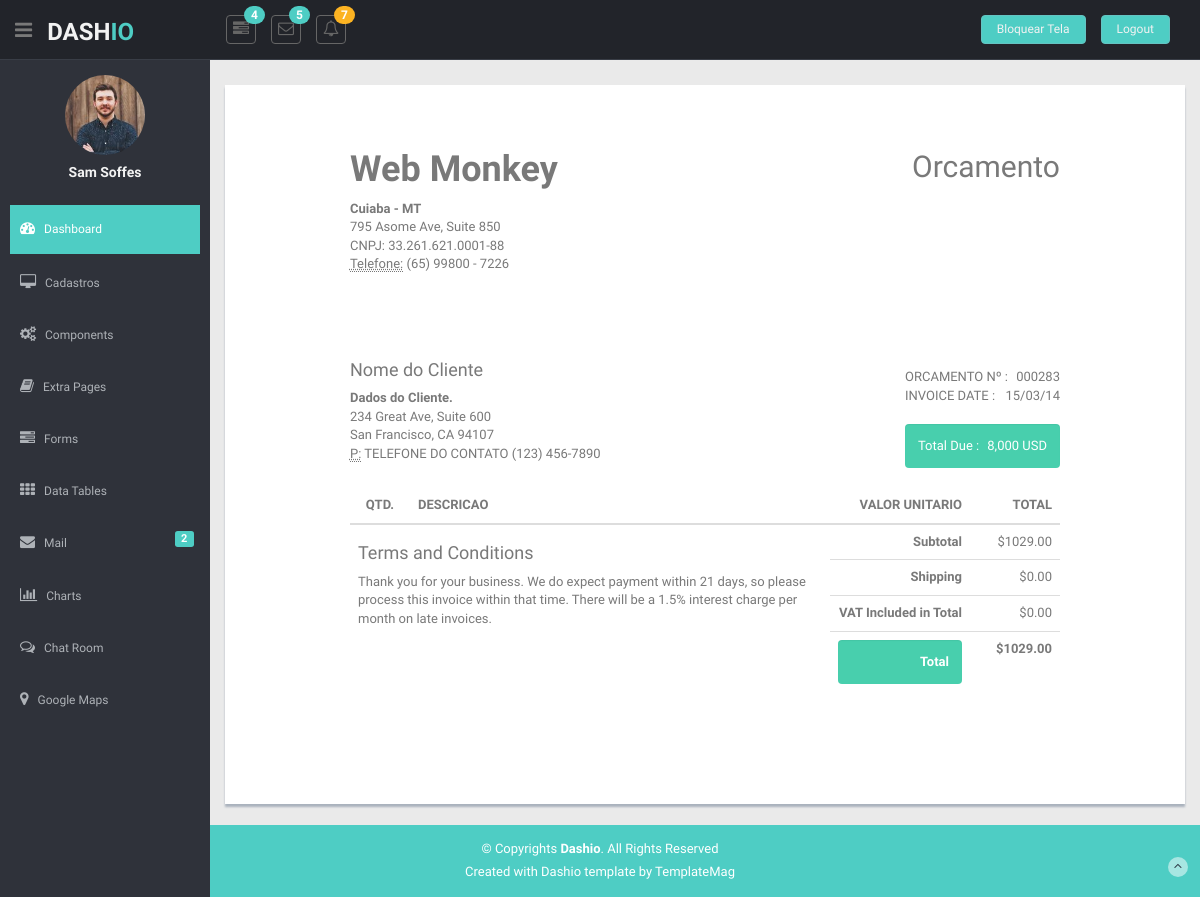
The page /cadorcamentos/ (signed in) on the database as committed earlier.
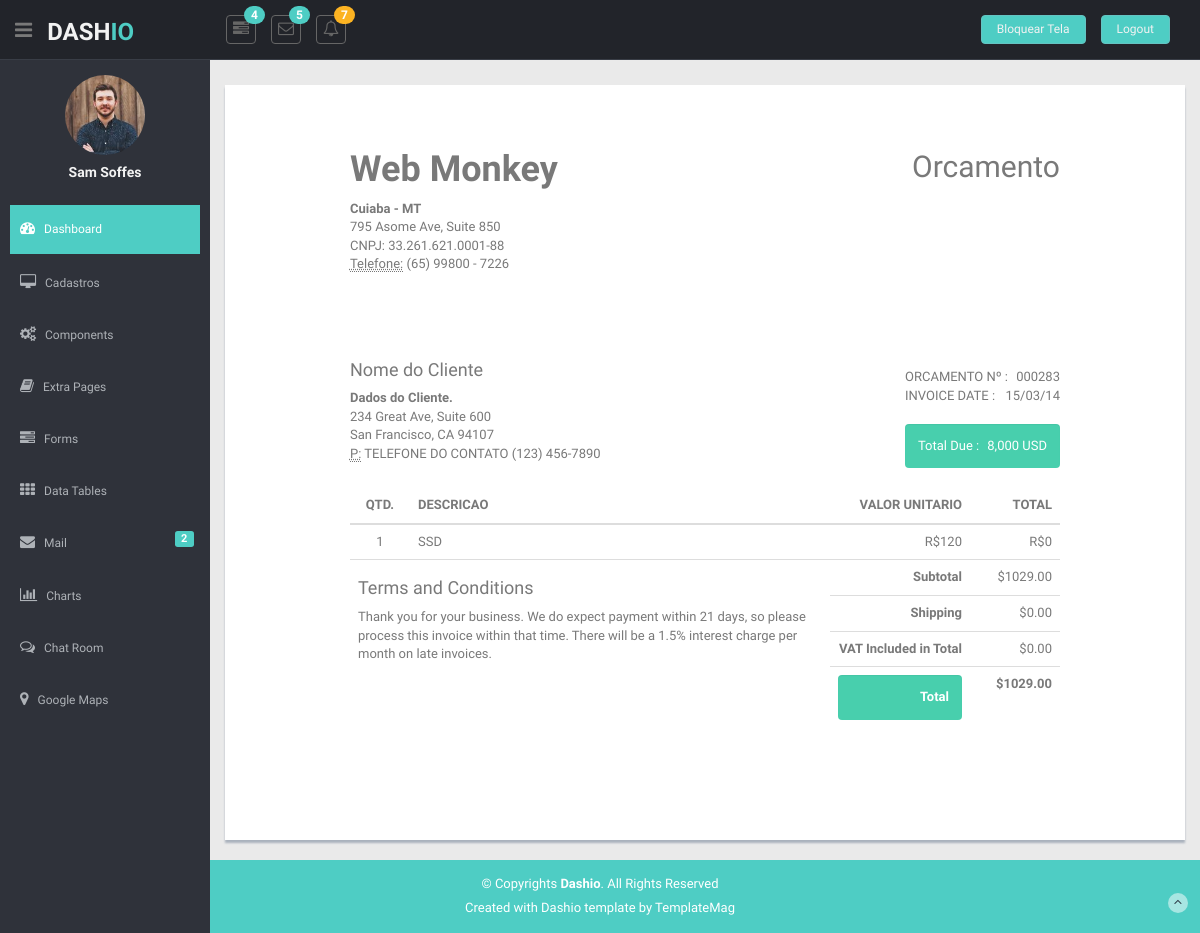
The same page on the database as committed later.
### app/models.py (models this page shows)
class Orcamentos(models.Model):
    quantidade      =   models.IntegerField()
    descricao       =   models.CharField(max_length=250)
    precoUnitario   =   models.IntegerField()
    subTotal        =   models.IntegerField()
    total           =   models.IntegerField()
    frete           =   models.IntegerField()
    taxas           =   models.IntegerField()

### app/views.py (the view)
# urls.py: path('cadorcamentos/', cadorcamentos, name='cadorcamentos'),
@login_required
def cadorcamentos(request):
     data = {}
     search = request.GET.get('search')
     if search:
            data['db'] = Orcamentos.objects.filter(nome__icontains=search)
     else:
            data['db'] = Orcamentos.objects.all()
            return render(request, 'orcamentos.html', data)

### app/templates/orcamentos.html
{% extends 'base.html' %}
{% block content %}
    <section id="main-content">
      <section class="wrapper">
        <div class="col-lg-12 mt">
          <div class="row content-panel">
            <div class="col-lg-10 col-lg-offset-1">
              <div class="invoice-body">
                <div class="pull-left">
                  <h1>Web Monkey</h1>
                  <address>
                <strong>Cuiaba - MT</strong><br>
                795 Asome Ave, Suite 850<br>
                CNPJ: 33.261.621.0001-88 <br>
                <abbr title="Telefone">Telefone:</abbr> (65) 99800 - 7226
              </address>
                </div>
                <div class="pull-right">
                  <h2>Orcamento</h2>
                </div>
                <div class="clearfix"></div>
                <br>
                <br>
                <br>
                <div class="row">
                  <div class="col-md-9">
                    <h4>Nome do Cliente</h4>
                    <address>
                  <strong>Dados do Cliente.</strong><br>
                  234 Great Ave, Suite 600<br>
                  San Francisco, CA 94107<br>
                  <abbr title="Phone">P:</abbr> TELEFONE DO CONTATO (123) 456-7890
                </address>
                  </div>
                  <div class="col-md-3">
                    <br>
                    <div>
                      <div class="pull-left"> ORCAMENTO Nº : </div>
                      <div class="pull-right"> 000283 </div>
                      <div class="clearfix"></div>
                    </div>
                    <div>
                      <div class="pull-left"> INVOICE DATE : </div>
                      <div class="pull-right"> 15/03/14 </div>
                      <div class="clearfix"></div>
                    </div>
                    <br>
                    <div class="well well-small green">
                      <div class="pull-left"> Total Due : </div>
                      <div class="pull-right"> 8,000 USD </div>
                      <div class="clearfix"></div>
                    </div>
                  </div>
                </div>
                <table class="table">
                  <thead>
                    <tr>
                      <th style="width:60px" class="text-center">QTD.</th>
                      <th class="text-left">DESCRICAO</th>
                      <th style="width:140px" class="text-right">VALOR UNITARIO</th>
                      <th style="width:90px" class="text-right">TOTAL</th>
                    </tr>
                  </thead>
                  <tbody>
                              {% for dbs in db %}
                    <tr>
                      <td class="text-center">{{dbs.quantidade}}</td>
                      <td>{{dbs.descricao}}</td>
                      <td class="text-right">R${{dbs.precoUnitario}}</td>
                      <td class="text-right">R${{dbs.total}}</td>
                    </tr>
                              {% endfor %}
                    <tr>
                      <td colspan="2" rowspan="4">
                        <h4>Terms and Conditions</h4>
                        <p>Thank you for your business. We do expect payment within 21 days, so please process this invoice within that time. There will be a 1.5% interest charge per month on late invoices.</p>
                        <td class="text-right"><strong>Subtotal</strong></td>
                        <td class="text-right">$1029.00</td>
                    </tr>
                    <tr>
                      <td class="text-right no-border"><strong>Shipping</strong></td>
                      <td class="text-right">$0.00</td>
                    </tr>
                    <tr>
                      <td class="text-right no-border"><strong>VAT Included in Total</strong></td>
                      <td class="text-right">$0.00</td>
                    </tr>
                    <tr>
                      <td class="text-right no-border">
                        <div class="well well-small green"><strong>Total</strong></div>
                      </td>
                      <td class="text-right"><strong>$1029.00</strong></td>
                    </tr>
                  </tbody>
                </table>
                <br>
                <br>
              </div>
      </section>
    </section>
    {% load static %}
 {% endblock %}

### app/templates/base.html (shortened to what this page needs)
{%load static %}
<!DOCTYPE html>
<html lang="pt-br">
<head>
  <link href="{% static 'lib/bootstrap/css/bootstrap.min.css' %}" rel="stylesheet">
  <link href="{% static 'lib/font-awesome/css/font-awesome.css' %}" rel="stylesheet" />
  <link rel="stylesheet" type="text/css" href="{%static 'css/zabuto_calendar.css' %}">
  <link rel="stylesheet" type="text/css" href="{%static 'lib/gritter/css/jquery.gritter.css' %}" />
  <link href="{% static 'css/style.css' %}" rel="stylesheet">
  <link href="{% static 'css/style-responsive.css' %}" rel="stylesheet">
</head>
<body>
  <section id="container">
    <header class="header black-bg">
      <div class="sidebar-toggle-box">
        <div class="fa fa-bars tooltips" data-placement="right" data-original-title="Toggle Navigation"></div>
      </div>
      <a href="index.html" class="logo"><b>DASH<span>IO</span></b></a>
      <div class="nav notify-row" id="top_menu">
        <ul class="nav top-menu">
          <li class="dropdown">
            <a data-toggle="dropdown" class="dropdown-toggle" href="index.html#">
              <i class="fa fa-tasks"></i>
              <span class="badge bg-theme">4</span>
              </a>
          </li>
          <li id="header_inbox_bar" class="dropdown">
            <a data-toggle="dropdown" class="dropdown-toggle" href="index.html#">
              <i class="fa fa-envelope-o"></i>
              <span class="badge bg-theme">5</span>
              </a>
          </li>
          <li id="header_notification_bar" class="dropdown">
            <a data-toggle="dropdown" class="dropdown-toggle" href="index.html#">
              <i class="fa fa-bell-o"></i>
              <span class="badge bg-warning">7</span>
              </a>
          </li>
        </ul>
      </div>
      <div class="top-menu">
        <ul class="nav pull-right top-menu">
            <li><a class="logout" href="../bloqueartela">Bloquear Tela</a></li>
          <li><a class="logout" href="../accounts/login">Logout</a></li>
        </ul>
      </div>
    </header>
    <aside>
      <div id="sidebar" class="nav-collapse ">
        <ul class="sidebar-menu" id="nav-accordion">
          <p class="centered"><a href="profile.html"><img src="{% static 'img/ui-sam.jpg' %}" class="img-circle" width="80"></a></p>
          <h5 class="centered">Sam Soffes</h5>
          <li class="mt">
            <a class="active" href="../">
              <i class="fa fa-dashboard"></i>
              <span>Dashboard</span>
              </a>
          </li>
          <li class="sub-menu">
            <a href="javascript:;">
              <i class="fa fa-desktop"></i>
              <span>Cadastros</span>
              </a>
          </li>
          <li class="sub-menu">
            <a href="javascript:;">
              <i class="fa fa-cogs"></i>
              <span>Components</span>
              </a>
          </li>
          <li class="sub-menu">
            <a href="javascript:;">
              <i class="fa fa-book"></i>
              <span>Extra Pages</span>
              </a>
          </li>
          <li class="sub-menu">
            <a href="javascript:;">
              <i class="fa fa-tasks"></i>
              <span>Forms</span>
              </a>
          </li>
          <li class="sub-menu">
            <a href="javascript:;">
              <i class="fa fa-th"></i>
              <span>Data Tables</span>
              </a>
          </li>
          <li>
            <a href="inbox.html">
              <i class="fa fa-envelope"></i>
              <span>Mail </span>
              <span class="label label-theme pull-right mail-info">2</span>
              </a>
          </li>
          <li class="sub-menu">
            <a href="javascript:;">
              <i class=" fa fa-bar-chart-o"></i>
              <span>Charts</span>
              </a>
          </li>
          <li class="sub-menu">
            <a href="javascript:;">
              <i class="fa fa-comments-o"></i>
              <span>Chat Room</span>
              </a>
          </li>
          <li>
            <a href="google_maps.html">
              <i class="fa fa-map-marker"></i>
              <span>Google Maps </span>
              </a>
          </li>
        </ul>
      </div>
    </aside>
    {%block content%} {%endblock%}
    <footer class="site-footer">
      <div class="text-center">
        <p>
          &copy; Copyrights <strong>Dashio</strong>. All Rights Reserved
        </p>
        <div class="credits">
          Created with Dashio template by <a href="https://templatemag.com/">TemplateMag</a>
        </div>
        <a href="index.html#" class="go-top">
          <i class="fa fa-angle-up"></i>
          </a>
      </div>
    </footer>
  </section>
</body>
</html>

### app/static/css/style.css (style rules this page uses)
body { color: #797979; background: #eaeaea; font-family: 'Ruda', sans-serif; padding: 0px !important; margin: 0px !important; font-size:13px; }
ul li { list-style: none; }
a, a:hover, a:focus { text-decoration: none; outline: none; }
#container { width: 100%; height: 100%; }
.bg-theme { background-color: #4ECDC4; }
.centered { text-align: center; }
.mt { margin-top: 25px; }
.label-theme { background-color: #4ECDC4; }
ul.top-menu > li > .logout { color: #f2f2f2; font-size: 12px; border-radius: 4px; -webkit-border-radius: 4px; border: 1px solid #64c3c2 !important; padding: 5px 15px; margin-right: 15px; background: #4ECDC4; margin-top: 15px; }
#sidebar { width: 210px; height: 100%; position: fixed; background: #2f323a; }
#sidebar h5 { color: #f2f2f2; font-weight: 700; }
#sidebar ul li { position: relative; }
ul.sidebar-menu , ul.sidebar-menu li ul.sub { margin: -2px 0 0; padding: 0; }
ul.sidebar-menu { margin-top: 75px; }
ul.sidebar-menu li { margin-bottom: 5px; margin-left:10px; margin-right:10px; }
ul.sidebar-menu li.sub-menu { line-height: 15px; }
ul.sidebar-menu li a span { display: inline-block; }
ul.sidebar-menu li a { color: #aeb2b7; text-decoration: none; display: block; padding: 15px 0 15px 10px; font-size: 12px; outline: none; -webkit-transition: all 0.3s ease; -moz-transition: all 0.3s ease; -o-transition: all 0.3s ease; -ms-transition: all 0.3s ease; transition: all 0.3s ease; }
ul.sidebar-menu li a.active, ul.sidebar-menu li a:hover, ul.sidebar-menu li a:focus { background: #4ECDC4; color: #fff; display: block; -webkit-transition: all 0.3s ease; -moz-transition: all 0.3s ease; -o-transition: all 0.3s ease; -ms-transition: all 0.3s ease; transition: all 0.3s ease; }
ul.sidebar-menu li a i { font-size: 15px; padding-right: 6px; }
ul.sidebar-menu li a.active i { color: #fff; }
.mail-info, .mail-info:hover { margin: -3px 6px 0 0; font-size: 11px; }
#main-content { margin-left: 210px; }
.header, .footer { min-height: 60px; padding: 0 15px; }
.header { position: fixed; left: 0; right: 0; z-index: 1002; }
.black-bg { background: #22242a; border-bottom: 1px solid #393d46; }
.wrapper { display: inline-block; margin-top: 60px; padding-left: 15px; padding-right: 15px; padding-bottom: 15px; padding-top: 0px; width: 100%; }
a.logo { font-size: 24px; color: #f2f2f2; float: left; margin-top: 15px; text-transform: uppercase; }
a.logo b { font-weight: 900; }
a.logo span { color: #4ECDC4; }
#top_menu .nav > li, ul.top-menu > li { float: left; }
.notify-row { float: left; margin-top: 15px; margin-left: 92px; }
ul.top-menu > li > a { color: #666666; font-size: 16px; border-radius: 4px; -webkit-border-radius: 4px; border:1px solid #666666 !important; padding: 2px 6px; margin-right: 15px; }
.notify-row .badge { position: absolute; right: -10px; top: -10px; z-index: 100; }
.sidebar-toggle-box { float: left; padding-right: 15px; margin-top: 20px; }
.sidebar-toggle-box .fa-bars { cursor: pointer; display: inline-block; font-size: 20px; }
.content-panel { background: #ffffff; box-shadow: 0px 3px 2px #aab2bd; padding-top: 15px; padding-bottom: 5px; }
.content-panel h4 { margin-left: 10px; }
.well.green { background-color: #48cfad; color: #fff; border: none; }
.well.well-small { padding: 13px; width: auto; }
.invoice-body { padding: 30px; }
.invoice-body h1 { font-weight: 900; }
.invoice-body h4 { margin-left: 0px; }
.badge.bg-warning { background: #FCB322; }
.site-footer { background: #4ECDC4; color: #fff; padding: 15px 0; }
.site-footer p { margin-bottom: 5px; }
.credits, .credits a { color: #fff; }
.go-top { margin-right: 1%; margin-top: -25px; float: right; background: rgba(255,255,255,.5); width: 20px; height: 20px; border-radius: 50%; -webkit-border-radius: 50%; }
.go-top i { color: #2A3542; }

Rows that differ between the two databases and show on the page:
added Orcamentos: quantidade "1", descricao "SSD", precoUnitario "120", total "0"
